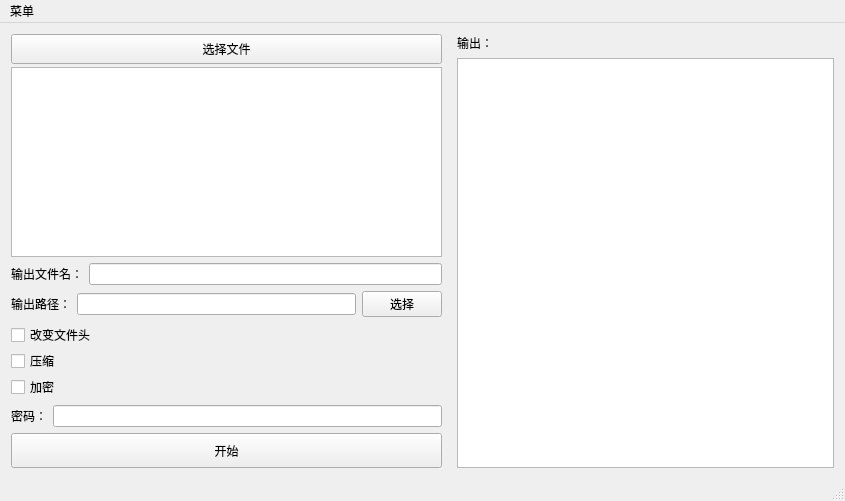
<?xml version="1.0" encoding="UTF-8"?>
<ui version="4.0">
 <class>MKCompressClass</class>
 <widget class="QMainWindow" name="MKCompressClass">
  <property name="geometry">
   <rect>
    <x>0</x>
    <y>0</y>
    <width>845</width>
    <height>501</height>
   </rect>
  </property>
  <property name="windowTitle">
   <string>MKCompress</string>
  </property>
  <widget class="QWidget" name="centralWidget">
   <layout class="QVBoxLayout" name="verticalLayout_2">
    <item>
     <layout class="QHBoxLayout" name="mainLayout" stretch="8,7">
      <property name="spacing">
       <number>15</number>
      </property>
      <item>
       <layout class="QVBoxLayout" name="leftPartLayout">
        <item>
         <layout class="QVBoxLayout" name="fileInput">
          <property name="spacing">
           <number>3</number>
          </property>
          <property name="sizeConstraint">
           <enum>QLayout::SetDefaultConstraint</enum>
          </property>
          <item>
           <widget class="QPushButton" name="fileChoose">
            <property name="minimumSize">
             <size>
              <width>0</width>
              <height>30</height>
             </size>
            </property>
            <property name="text">
             <string>选择文件</string>
            </property>
           </widget>
          </item>
          <item>
           <widget class="QListWidget" name="fileListView"/>
          </item>
         </layout>
        </item>
        <item>
         <layout class="QVBoxLayout" name="outputLayout" stretch="1,1,4">
          <item>
           <layout class="QHBoxLayout" name="outputFileNameLayout">
            <item>
             <widget class="QLabel" name="outputFileNameLabel">
              <property name="text">
               <string>输出文件名：</string>
              </property>
             </widget>
            </item>
            <item>
             <widget class="QLineEdit" name="outPutFileNameContent"/>
            </item>
           </layout>
          </item>
          <item>
           <layout class="QHBoxLayout" name="outputPathLayout">
            <property name="spacing">
             <number>6</number>
            </property>
            <item>
             <widget class="QLabel" name="outputPathLabel">
              <property name="text">
               <string>输出路径：</string>
              </property>
             </widget>
            </item>
            <item>
             <widget class="QLineEdit" name="outputPathContent"/>
            </item>
            <item>
             <widget class="QPushButton" name="pushButton">
              <property name="text">
               <string>选择</string>
              </property>
             </widget>
            </item>
           </layout>
          </item>
          <item>
           <layout class="QVBoxLayout" name="compressOptionLayout">
            <item>
             <layout class="QVBoxLayout" name="optionListLayout">
              <property name="spacing">
               <number>2</number>
              </property>
              <property name="sizeConstraint">
               <enum>QLayout::SetDefaultConstraint</enum>
              </property>
              <property name="topMargin">
               <number>0</number>
              </property>
              <property name="bottomMargin">
               <number>0</number>
              </property>
              <item>
               <widget class="QCheckBox" name="isChangeHead">
                <property name="enabled">
                 <bool>true</bool>
                </property>
                <property name="text">
                 <string>改变文件头</string>
                </property>
               </widget>
              </item>
              <item>
               <widget class="QCheckBox" name="isCompress">
                <property name="text">
                 <string>压缩</string>
                </property>
               </widget>
              </item>
              <item>
               <widget class="QCheckBox" name="isEncryption">
                <property name="text">
                 <string>加密</string>
                </property>
               </widget>
              </item>
             </layout>
            </item>
            <item>
             <layout class="QHBoxLayout" name="pwdOptionListLayout">
              <item>
               <widget class="QLabel" name="passwordLabel">
                <property name="text">
                 <string>密码：</string>
                </property>
               </widget>
              </item>
              <item>
               <widget class="QLineEdit" name="passwordContent"/>
              </item>
             </layout>
            </item>
           </layout>
          </item>
         </layout>
        </item>
        <item>
         <widget class="QPushButton" name="startAction">
          <property name="minimumSize">
           <size>
            <width>0</width>
            <height>35</height>
           </size>
          </property>
          <property name="text">
           <string>开始</string>
          </property>
         </widget>
        </item>
       </layout>
      </item>
      <item>
       <layout class="QVBoxLayout" name="rightPartLayout">
        <item>
         <widget class="QLabel" name="outputLabel">
          <property name="text">
           <string>输出：</string>
          </property>
         </widget>
        </item>
        <item>
         <widget class="QTextEdit" name="textEdit"/>
        </item>
       </layout>
      </item>
     </layout>
    </item>
   </layout>
  </widget>
  <widget class="QMenuBar" name="mainMenu">
   <property name="geometry">
    <rect>
     <x>0</x>
     <y>0</y>
     <width>845</width>
     <height>22</height>
    </rect>
   </property>
   <widget class="QMenu" name="menumenu">
    <property name="title">
     <string>菜单</string>
    </property>
    <addaction name="openAction"/>
    <addaction name="exitAction"/>
   </widget>
   <addaction name="menumenu"/>
  </widget>
  <widget class="QStatusBar" name="status"/>
  <action name="openAction">
   <property name="checkable">
    <bool>false</bool>
   </property>
   <property name="text">
    <string>打开</string>
   </property>
   <property name="shortcut">
    <string>Ctrl+O</string>
   </property>
  </action>
  <action name="exitAction">
   <property name="text">
    <string>退出</string>
   </property>
   <property name="shortcut">
    <string>Ctrl+W</string>
   </property>
  </action>
 </widget>
 <layoutdefault spacing="6" margin="11"/>
 <resources>
  <include location="MKCompress.qrc"/>
 </resources>
 <connections/>
</ui>
